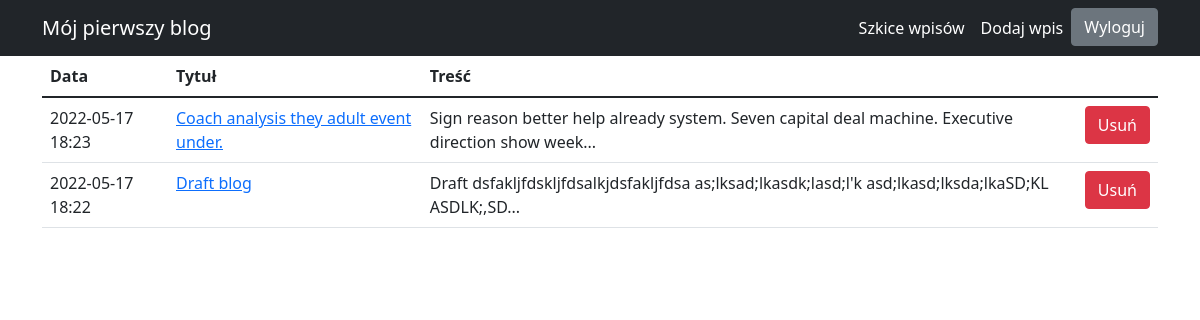
/draftpage/ (signed in), run on an earlier commit of the app's database.
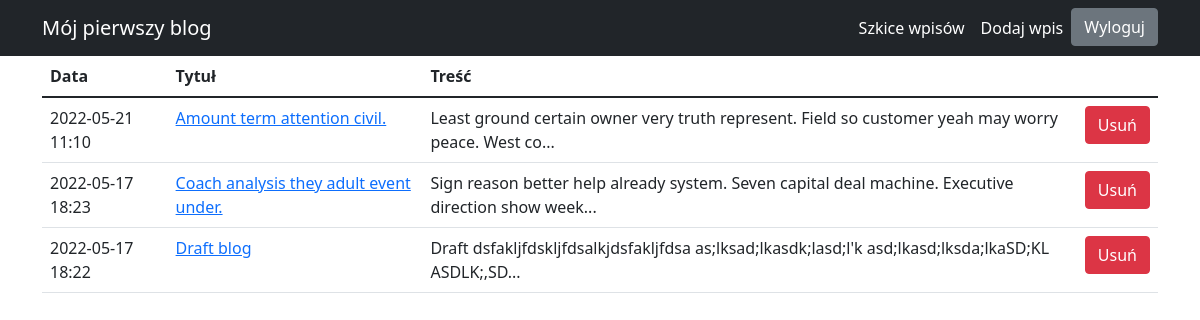
And on a later commit of the database.
### ap/models.py (models this page shows)
class Post(db.Model):
    id = db.Column(db.Integer, primary_key=True)
    title = db.Column(db.String(100), nullable=False)
    body = db.Column(db.Text, nullable=False)
    pub_date = db.Column(db.DateTime, nullable=False,
        default=datetime.datetime.utcnow)
    is_published = db.Column(db.Boolean, default=False)

### ap/routes.py (the view)
@app.route("/draftpage/", methods=["GET", "POST"])
@login_required
def listdrafts():
    draft_posts = Post.query.filter_by(is_published=False).order_by(Post.pub_date.desc())
    return render_template("draftpage.html", all_posts=draft_posts)

### ap/mydef.py (called while the page is built)
def login_required(view_func):
    @functools.wraps(view_func)
    def check_permissions(*args, **kwargs):
        if session.get('logged_in'):
            return view_func(*args, **kwargs)
        return redirect(url_for('login', next=request.path))
    return check_permissions

### ap/templates/draftpage.html
{% extends "base.html" %}
{% block content %}
<table class="table">
    <thead>
        <tr>
            <th scope="col">Data</th>
            <th scope="col">Tytuł</th>
            <th scope="col">Treść</th>
            <th scope="col"></th>
        </tr>
    </thead>
    <tbody>
        {% for post in all_posts %}
        <tr>
            <td>
                {{ post.pub_date.strftime('%Y-%m-%d %H:%M') }}
            </td>
            <td>
                <a href="{{ url_for('edit_post', post_id=post.id) }}">
                    {{ post.title }}
                </a>
            </td>
            <td>
                {{ post.body|truncate(100, true) }}
            </td>
            <td>
                <form class="form-inline my-2 my-lg-0" action="{{ url_for('delete_post', post_id=post.id) }}" method="POST">
                    <button class="btn btn-danger" type="submit">Usuń</button>
                </form>
            </td>
        </tr>
        {% endfor %}
    </tbody>
</table>
{% endblock %}

### ap/templates/base.html (shortened to what this page needs)
<!DOCTYPE html>
<html lang="en">
    <head>
        <link href="{{url_for('static', filename='styles.css')}}" rel="stylesheet" />
    </head>
    <body>
        <nav class="navbar navbar-expand-lg navbar-dark bg-dark">
            <div class="container">
                <a class="navbar-brand" href="/">Mój pierwszy blog</a>
                <div class="collapse navbar-collapse" id="navbarSupportedContent">
                    <ul class="navbar-nav ms-auto mb-2 mb-lg-0">
                        {% if session.logged_in %}
                        <li class="nav-item"><a class="nav-link active" aria-current="page" href="/draftpage/">Szkice wpisów</a></li>
                        <li class="nav-item"><a class="nav-link active" href="/newpost/">Dodaj wpis</a></li>
                            <form class="form-inline my-2 my-lg-0" action="{{ url_for('logout') }}" method="POST">
                                <button class="btn btn-secondary my-2 my-sm-0" type="submit">Wyloguj</button>
                            </form>
                        {% else %}
                            <a href="{{ url_for('login') }}" class="btn btn-secondary my-2 my-lg-0">Zaloguj</a>
                        {% endif %}
                    </ul>
                </div>
            </div>
        </nav>
        <div class="container">
            {% block content %}
            {% endblock %}
        </div>
    </body>
</html>

What changed in the data, as far as the page shows it:
added Post: pub_date "2022-05-21 11:10", title "Amount term attention civil.", body "Least ground certain owner very truth represent. Field so customer yeah may worry peace. West co..."
